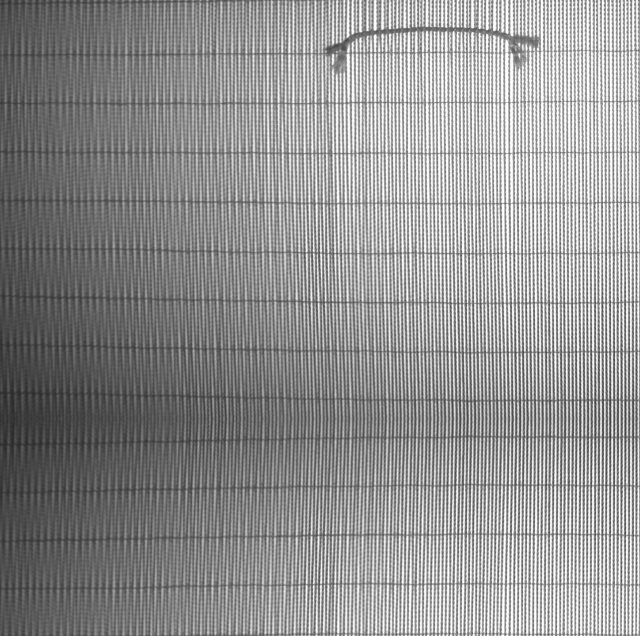
#> input picture extra_normal/n0.png, 1280 x 1272 px (shown at 1/2 size)
$ python -i fabric.py   (imports and definitions only)
#> lines starting #> are read from the running program, lines starting #| are printed output that depends on the picture
"""Fabric-type (布种) modelling.

A fabric type changes three things: yarn thickness (经纬线粗细), thread density
(经纬密) and specular reflectance (反光). Those are exactly the nuisances that
break a *single* normality model. We therefore

1. describe every image by a small, photometrically-normalised descriptor
   (2-D FFT period along warp & weft + texture statistics),
2. cluster the normal training images into K 布种原型 (fabric prototypes),
3. build **one compressed PatchCore memory bank per prototype** (see
   ``normality.py``), and
4. select the prototype at inference in O(1) from the same descriptor.

All clustering / subsampling runs offline, on CPU, once.
"""
from __future__ import annotations

from dataclasses import dataclass

import numpy as np


# --------------------------------------------------------------------------------------
# 1. Per-image descriptor
# --------------------------------------------------------------------------------------
def _spectrum_periods(hp: np.ndarray, min_lag: int = 3, max_lag: int = 96):
    """Dominant warp/weft periods from the 2-D power spectrum.

    ``hp`` is the high-pass (illumination-free) image. Summing |FFT(hp)|^2 over
    the orthogonal frequency axis yields a 1-D energy profile per direction;
    the strongest non-DC peak gives the thread period.
    """
    h, w = hp.shape
    spec = np.abs(np.fft.fft2(hp)) ** 2
    spec = np.fft.fftshift(spec)
    px = spec.sum(axis=0)          # (w,) energy per horizontal frequency
    py = spec.sum(axis=1)          # (h,) energy per vertical frequency

    def pick(profile, n):
        f = np.abs(np.fft.fftshift(np.fft.fftfreq(n)))
        valid = (f > 1.0 / max_lag) & (f < 1.0 / min_lag) & (np.arange(n) != n // 2)
        if not valid.any():
            return float(max_lag), 0.0
        idx = np.argmax(np.where(valid, profile, -1.0))
        period = 1.0 / (f[idx] + 1e-9)
        peak = float(profile[idx] / (profile.sum() + 1e-9))
        return float(period), peak

    return (*pick(px, w), *pick(py, h))   # (period_x, peak_x, period_y, peak_y)


def cv2_box_blur_2d(x: np.ndarray, k: int) -> np.ndarray:
    """Integral-image box filter, numpy only (no cv2 dependency here)."""
    p = np.pad(x, ((k // 2, k // 2), (k // 2, k // 2)), mode="edge")
    ii = np.pad(p.cumsum(0).cumsum(1), ((1, 0), (1, 0)))
    h, w = x.shape
    return (ii[k:k + h, k:k + w] - ii[:h, k:k + w] -
            ii[k:k + h, :w] + ii[:h, :w]) / float(k * k)


def fabric_descriptor(gray: np.ndarray, resize: int = 512) -> np.ndarray:
    """Compute an 8-D fabric descriptor from a uint8/float grayscale image.

    dims: [period_warp, period_weft, peak_warp, peak_weft, ratio, grad_mean,
           lap_var, local_contrast]
    """
    import cv2

    if gray.dtype != np.uint8:
        gray = np.clip(gray, 0, 255).astype(np.uint8)
    h, w = gray.shape[:2]
    scale = resize / max(h, w)
    if scale < 1.0:
        gray = cv2.resize(gray, (max(1, int(w * scale)), max(1, int(h * scale))),
                          interpolation=cv2.INTER_AREA)
    # High-pass FIRST, then z-score on the high-pass signal. Doing the z-score
    # on the raw image would divide the weave by the (large) reflectance
    # variance and make the descriptor depend on 反光 amplitude.
    g = gray.astype(np.float32) / 255.0
    hp = g - cv2_box_blur_2d(g, 25)
    hp = (hp - hp.mean()) / (hp.std() + 1e-6)
    # ALL descriptor dims are computed on this illumination-free, normalised
    # weave structure.
    period_x, peak_x, period_y, peak_y = _spectrum_periods(hp)  # 经密 / 纬密

    gx = np.abs(np.diff(hp, axis=1)).mean()
    gy = np.abs(np.diff(hp, axis=0)).mean()
    lap = float((np.diff(hp, n=2, axis=0) ** 2).mean() + (np.diff(hp, n=2, axis=1) ** 2).mean())
    local = float(np.abs(hp - _box_blur(hp, 15)).mean())

    desc = np.array([period_x, period_y, peak_x, peak_y,
                     period_x / (period_y + 1e-6), (gx + gy) / 2.0,
                     lap, local], dtype=np.float32)
    desc[:2] /= scale          # express periods in original-image pixels
    return np.nan_to_num(desc, nan=0.0, posinf=0.0, neginf=0.0)


def _box_blur(x: np.ndarray, k: int) -> np.ndarray:
    import cv2
    return cv2.blur(x, (k, k))


# --------------------------------------------------------------------------------------
# 2. Prototype clustering
# --------------------------------------------------------------------------------------
@dataclass
class FabricPrototypes:
    centers: np.ndarray         # (K, D) in normalised descriptor space
    mean: np.ndarray            # (D,)
    std: np.ndarray             # (D,)

    # [4 lines left out: function __post_init__, not called in this run]

    def normalise(self, desc: np.ndarray) -> np.ndarray:
        return (np.asarray(desc, np.float32) - self.mean) / self.std

    def assign(self, desc: np.ndarray) -> int:
        z = self.normalise(desc)
        return int(np.argmin(((self.centers - z) ** 2).sum(-1)))

    # [104 lines left out: functions assign_many, kmeans_np, fit_fabric_prototypes, spherical_kmeans, greedy_coreset, not called in this run]

>>> import cv2
>>> picture = cv2.imread('../extra_normal/n0.png', cv2.IMREAD_GRAYSCALE)
#> picture is the input picture: shape (1272, 1280); min 40, max 255, mean 145.1
>>> result = fabric_descriptor(picture)
#> in fabric_descriptor, `gray = cv2.resize(gray, (max(1, int(w * scale)), max(1, int(h * scale)..`:
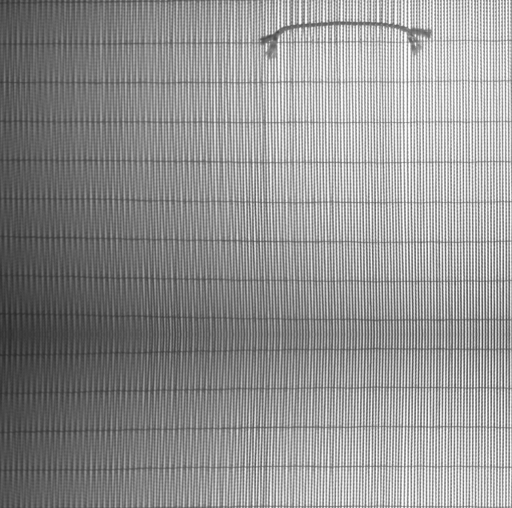
#> gray: shape (508, 512); min 43, max 255, mean 145.1
#> in cv2_box_blur_2d, `p = np.pad(x, ((k // 2, k // 2), (k // 2, k // 2)), mode="edge")`:
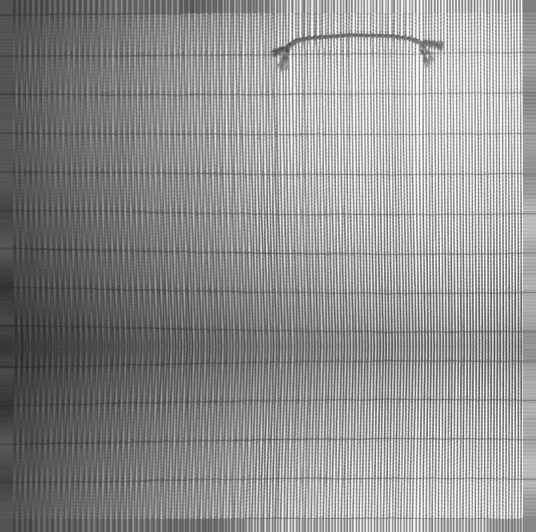
#> p: shape (532, 536) float32; min 0.169, max 1, mean 0.563
#> in cv2_box_blur_2d, `ii = np.pad(p.cumsum(0).cumsum(1), ((1, 0), (1, 0)))`:
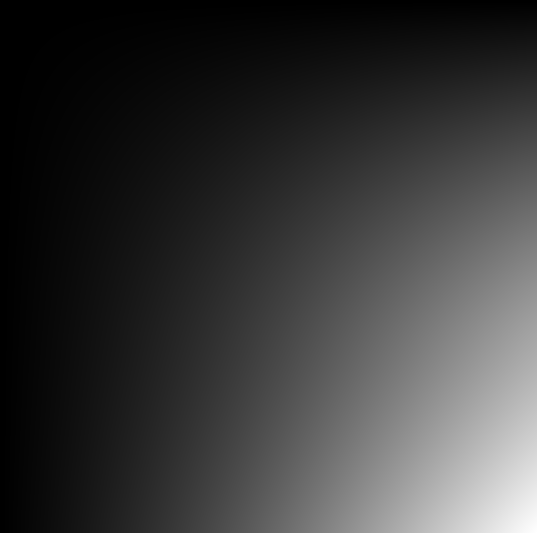
#> ii: shape (533, 537) float32; min 0, max 160632.9, mean 35831.2; drawn with min black and max white
#> in cv2_box_blur_2d, `return (ii[k:k + h, k:k + w] - ii[:h, k:k + w] - ii[k:k + h, :w] + ii[..`:
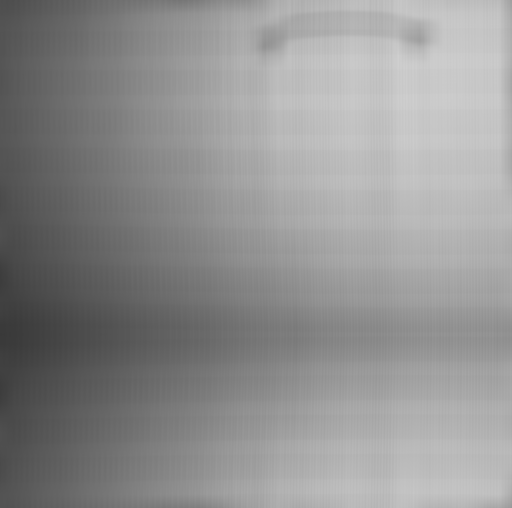
#> returned value: shape (508, 512) float32; min 0.227, max 0.814, mean 0.568
#> in fabric_descriptor, `hp = g - cv2_box_blur_2d(g, 25)`:
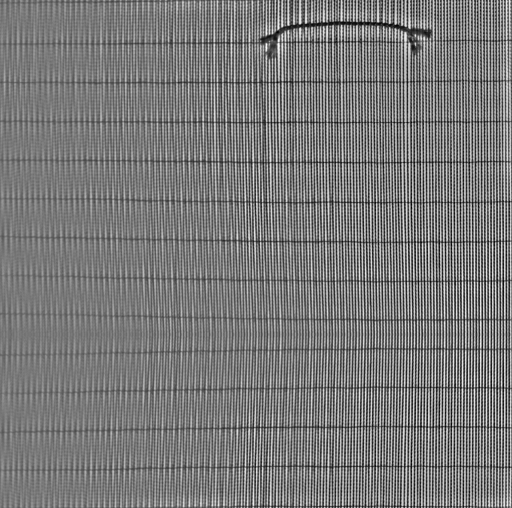
#> hp: shape (508, 512) float32; min -0.345, max 0.378, mean 0.000966; drawn with min black and max white
#> in _spectrum_periods, `spec = np.abs(np.fft.fft2(hp)) ** 2`:
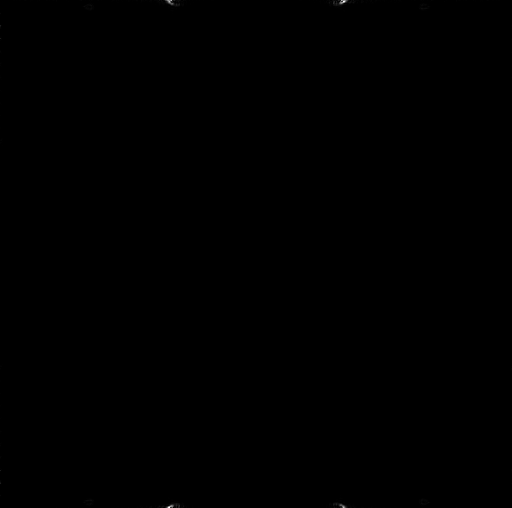
#> spec: shape (508, 512) float64; min 1.51e-07, max 922364726.3, mean 260091.7; drawn with min black and max white
#> in _spectrum_periods, `px = spec.sum(axis=0)`: px = 512 values, max 3.76e+09 at index 425, min 2887306.6 at index 39, mean 132126588.5
#> in _spectrum_periods, `py = spec.sum(axis=1)`: py = 508 values, max 9.41e+09 at index 254, min 607441.2 at index 501, mean 133166955.4
#> in pick, `idx = np.argmax(np.where(valid, profile, -1.0))`: idx = 425
#> in pick, `period = 1.0 / (f[idx] + 1e-9)`: period = 3.03
#> in pick, `peak = float(profile[idx] / (profile.sum() + 1e-9))`: peak = 0.0557
#> in fabric_descriptor, `period_x, peak_x, period_y, peak_y = _spectrum_periods(hp)`: period_x = 3.03; peak_x = 0.0557; period_y = 84.67; peak_y = 0.0113
#> in fabric_descriptor, `gx = np.abs(np.diff(hp, axis=1)).mean()`: gx = 1.26
#> in fabric_descriptor, `gy = np.abs(np.diff(hp, axis=0)).mean()`: gy = 0.23
#> in fabric_descriptor, `lap = float((np.diff(hp, n=2, axis=0) ** 2).mean() + (np.diff(hp, n=2,..`: lap = 7.73
#> in _box_blur, `return cv2.blur(x, (k, k))`:
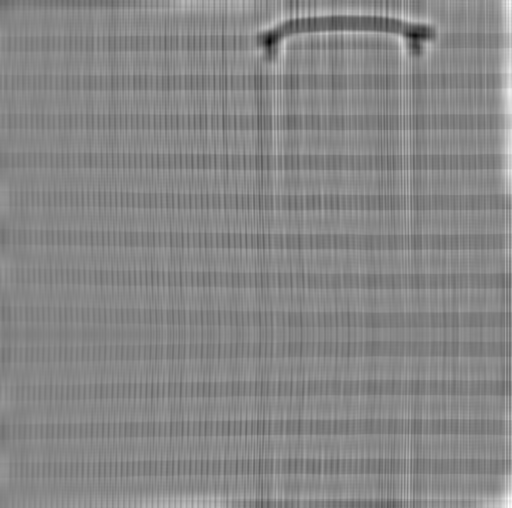
#> returned value: shape (508, 512) float32; min -0.998, max 0.888, mean 0.00123; drawn with min black and max white
#> in fabric_descriptor, `local = float(np.abs(hp - _box_blur(hp, 15)).mean())`: local = 0.783
#> in fabric_descriptor, `desc = np.array([period_x, period_y, peak_x, peak_y, period_x / (perio..`: desc = [3.03, 84.67, 0.0557, 0.0113, 0.0358, 0.743, 7.73, 0.783]
#> result = [7.57, 211.7, 0.0557, 0.0113, 0.0358, 0.743, 7.73, 0.783]
